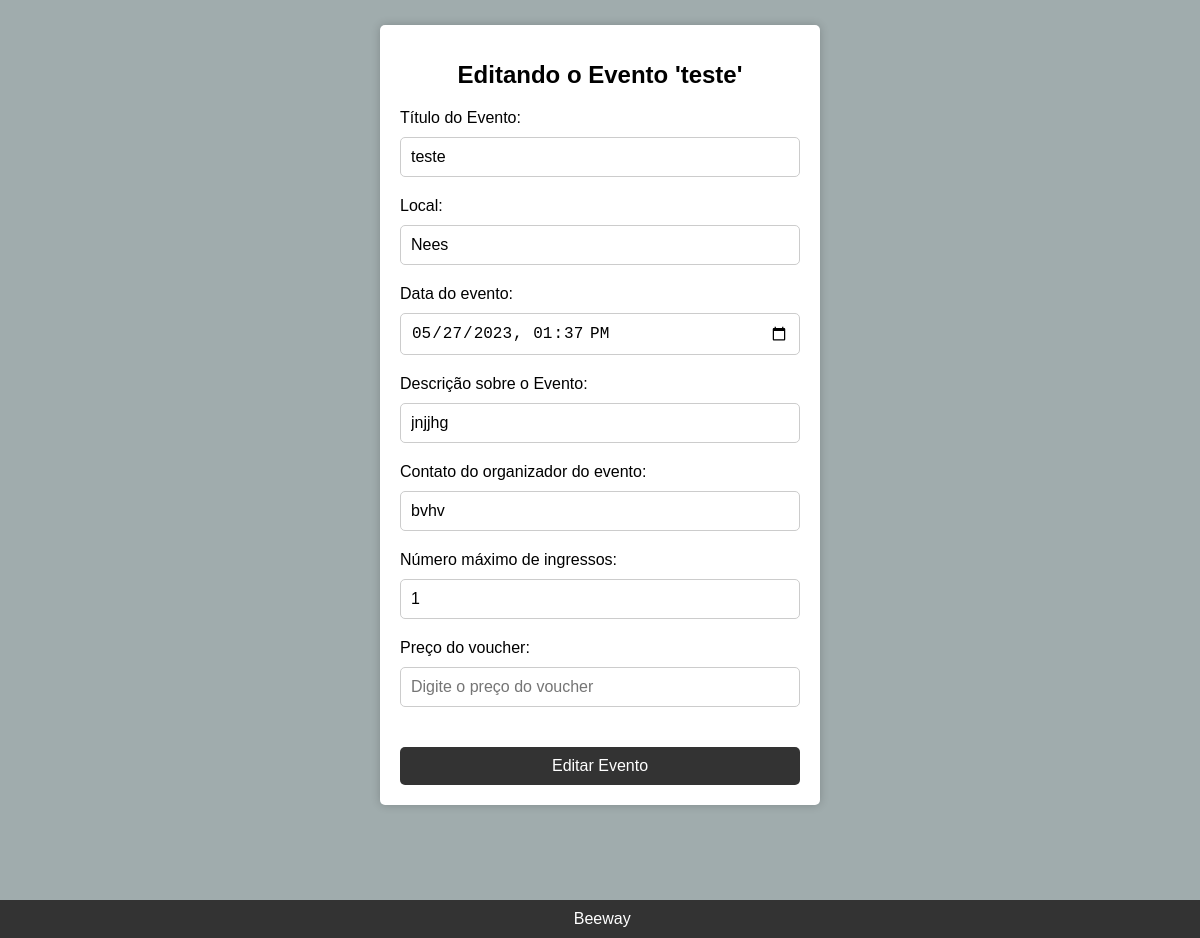
Before: /editar_evento/12 (signed in) with the older database file.
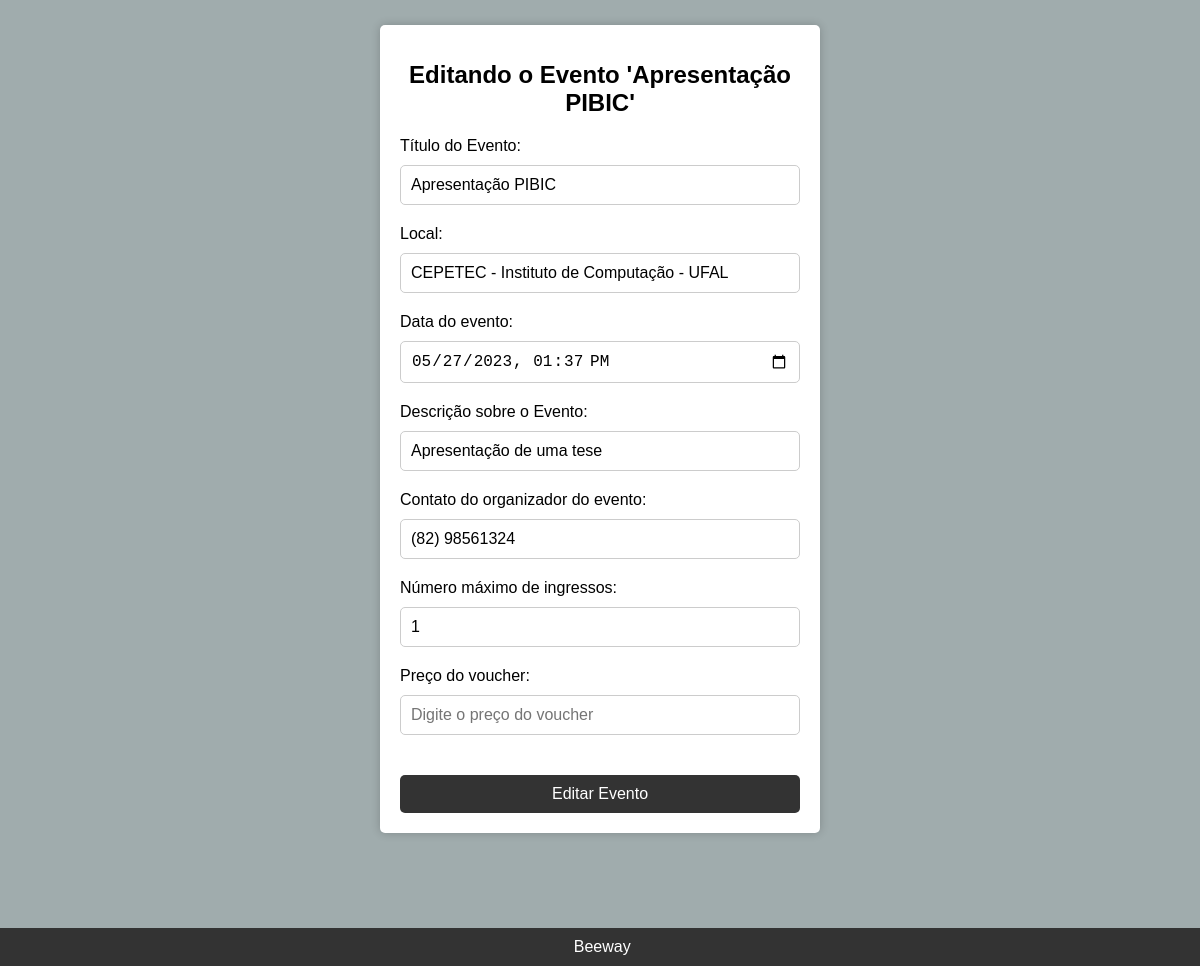
After: the same page with the newer database file.
### usuario/models.py (models this page shows, shortened)
class Event(models.Model):
    titulo = models.CharField(max_length=50)
    local = models.CharField(max_length=150)
    data_e_hora = models.DateTimeField()
    descricao = models.TextField()
    contato = models.CharField(max_length=150)
    max_ingressos = models.PositiveSmallIntegerField()
    preco = models.DecimalField(decimal_places=2, max_digits=10)
    criado_em = models.DateTimeField(auto_now_add=True)
    usuario = models.ForeignKey(User, on_delete=models.CASCADE)

### usuario/views.py (the view)
# urls.py: path('editar_evento/<int:id>', views.editarEvento, name = 'editar_evento'),
@login_required
def editarEvento(request, id):
    evento = get_object_or_404(Event, pk=id)
    if evento.usuario != request.user:
        return redirect('/home')
    else:
        if (request.method == 'POST'):
            form = EventForm(request.POST, instance=evento)
            if form.is_valid():
                form.save()
                messages.success(request, f'Evento "{evento.titulo}" editado com sucesso!', extra_tags='operou_evento')
                return redirect('/meus.eventos')
            else:
                return(render(request, 'editevento.html', {'form':form, 'evento':evento}))
        else:
            form = EventForm(instance=evento)
        return(render(request, 'editevento.html', {'form':form, 'evento':evento}))

### usuario/forms.py
class EventForm(forms.ModelForm):
    class Meta:
        model = Event
        fields = ['titulo', 'local', 'data_e_hora', 'descricao', 'contato', 'max_ingressos', 'preco']
        widgets = {
            'data_e_hora': forms.DateTimeInput(attrs={'type': 'datetime-local'}),
            'preco': forms.NumberInput(attrs={'type': 'number', 'step': '0.01'})
        }

### usuario/templates/editevento.html (shortened to what this page needs)
<!DOCTYPE html>
<html>
<head>
    {% load static %}
	<link rel="stylesheet" type="text/css" href="{% static 'css/editevento.css' %}">
	<link rel="stylesheet" type="text/css" href="{% static 'font-awesome-4.7.0/css/font-awesome.min.css' %}">
</head>
<body>
	<form class="cadastro-form" method="post">
        <h1>Editando o Evento '{{evento.titulo}}'</h1>
		<label for="titulo">Título do Evento:</label>
		<input type="text" name="titulo" value="{{evento.titulo}}" placeholder="Digite o título">
		<label for="local">Local:</label>
		<input type="text" name="local" value="{{evento.local}}" placeholder="Digite o local">
        <label for="date-time">Data do evento:</label>
        <input type="datetime-local" name="data_e_hora" value="{{evento.data_e_hora|date:'Y-m-d\TH:i'}}" placeholder="Digite a data e hora">
        <label for="descricao">Descrição sobre o Evento:</label>
		<input type="text" name="descricao" value="{{evento.descricao}}" placeholder="Se durar mais de um dia, escreva a data final também.">
		<label for="contato">Contato do organizador do evento:</label>
		<input type="text" name="contato" value="{{evento.contato}}" placeholder="Informe os meios de contato, ex: Whatsapp, Telefone, Instagram.">
		<label for="max_ingressos">Número máximo de ingressos:</label>
		<input type="number" min="1" name="max_ingressos" value="{{evento.max_ingressos}}" placeholder="Digite o máximo de pessoas que podem participar do evento">
		<label for="preco">Preço do voucher:</label>
		<input type="number" min="0.00" name="preco" step="0.01" required placeholder="Digite o preço do voucher">
        <input id="submit" type="submit" value="Editar Evento">
	</form>
	<footer>
		Beeway
	  </footer>
</body>
</html>

Changed rows visible on the page:
changed Event: titulo "teste" → "Apresentação PIBIC"; local "Nees" → "CEPETEC - Instituto de Computação - UFAL"; descricao "jnjjhg" → "Apresentação de uma tese"; contato "bvhv" → "(82) 98561324"
